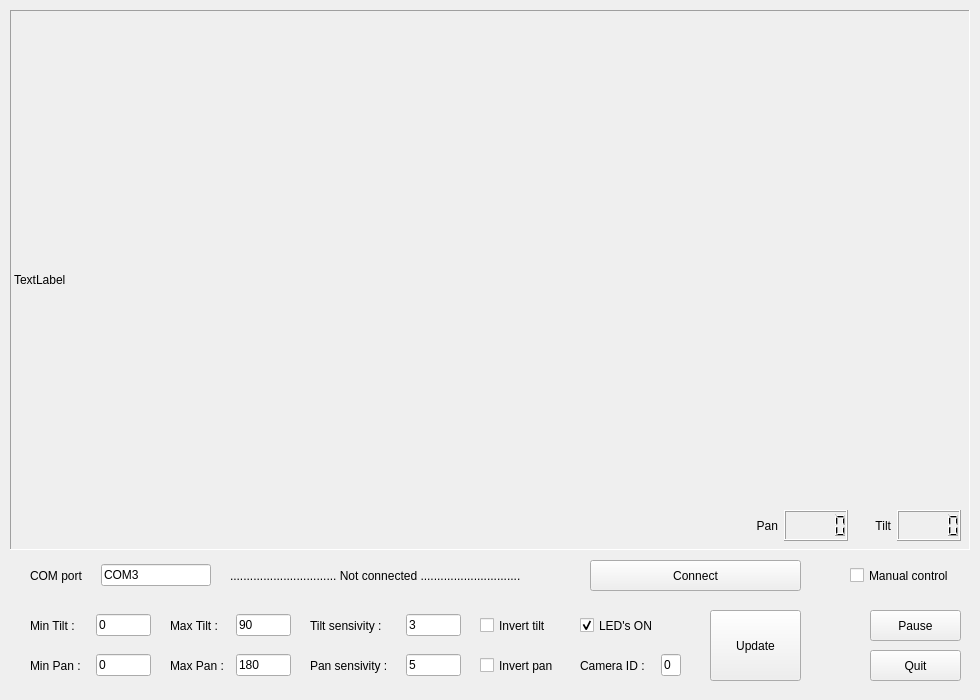
<?xml version="1.0" encoding="UTF-8"?>
<ui version="4.0">
 <class>Form</class>
 <widget class="QWidget" name="Form">
  <property name="geometry">
   <rect>
    <x>0</x>
    <y>0</y>
    <width>980</width>
    <height>700</height>
   </rect>
  </property>
  <property name="minimumSize">
   <size>
    <width>980</width>
    <height>700</height>
   </size>
  </property>
  <property name="windowTitle">
   <string>Form</string>
  </property>
  <widget class="QLabel" name="label">
   <property name="geometry">
    <rect>
     <x>10</x>
     <y>10</y>
     <width>960</width>
     <height>540</height>
    </rect>
   </property>
   <property name="minimumSize">
    <size>
     <width>960</width>
     <height>540</height>
    </size>
   </property>
   <property name="maximumSize">
    <size>
     <width>960</width>
     <height>540</height>
    </size>
   </property>
   <property name="mouseTracking">
    <bool>true</bool>
   </property>
   <property name="frameShape">
    <enum>QFrame::Panel</enum>
   </property>
   <property name="frameShadow">
    <enum>QFrame::Sunken</enum>
   </property>
   <property name="text">
    <string>TextLabel</string>
   </property>
  </widget>
  <widget class="QCheckBox" name="Manual_checkbox">
   <property name="geometry">
    <rect>
     <x>850</x>
     <y>560</y>
     <width>121</width>
     <height>31</height>
    </rect>
   </property>
   <property name="text">
    <string>Manual control</string>
   </property>
  </widget>
  <widget class="QWidget" name="horizontalLayoutWidget">
   <property name="geometry">
    <rect>
     <x>740</x>
     <y>510</y>
     <width>221</width>
     <height>31</height>
    </rect>
   </property>
   <layout class="QHBoxLayout" name="horizontalLayout">
    <item>
     <widget class="QLabel" name="label_2">
      <property name="autoFillBackground">
       <bool>false</bool>
      </property>
      <property name="frameShape">
       <enum>QFrame::NoFrame</enum>
      </property>
      <property name="lineWidth">
       <number>1</number>
      </property>
      <property name="text">
       <string>Pan</string>
      </property>
      <property name="textFormat">
       <enum>Qt::AutoText</enum>
      </property>
      <property name="alignment">
       <set>Qt::AlignRight|Qt::AlignTrailing|Qt::AlignVCenter</set>
      </property>
     </widget>
    </item>
    <item>
     <widget class="QLCDNumber" name="Pan_LCD"/>
    </item>
    <item>
     <widget class="QLabel" name="label_3">
      <property name="text">
       <string>Tilt</string>
      </property>
      <property name="alignment">
       <set>Qt::AlignRight|Qt::AlignTrailing|Qt::AlignVCenter</set>
      </property>
     </widget>
    </item>
    <item>
     <widget class="QLCDNumber" name="Tilt_LCD"/>
    </item>
   </layout>
  </widget>
  <widget class="QWidget" name="horizontalLayoutWidget_2">
   <property name="geometry">
    <rect>
     <x>30</x>
     <y>560</y>
     <width>181</width>
     <height>31</height>
    </rect>
   </property>
   <layout class="QHBoxLayout" name="horizontalLayout_2">
    <item>
     <widget class="QLabel" name="label_4">
      <property name="text">
       <string>COM port</string>
      </property>
     </widget>
    </item>
    <item>
     <widget class="QLineEdit" name="COMlineEdit">
      <property name="maximumSize">
       <size>
        <width>110</width>
        <height>16777215</height>
       </size>
      </property>
      <property name="text">
       <string>COM3</string>
      </property>
     </widget>
    </item>
   </layout>
  </widget>
  <widget class="QWidget" name="horizontalLayoutWidget_3">
   <property name="geometry">
    <rect>
     <x>30</x>
     <y>610</y>
     <width>121</width>
     <height>31</height>
    </rect>
   </property>
   <layout class="QHBoxLayout" name="horizontalLayout_3">
    <item>
     <widget class="QLabel" name="label_5">
      <property name="text">
       <string>Min Tilt :</string>
      </property>
     </widget>
    </item>
    <item>
     <widget class="QLineEdit" name="MinTiltlineEdit">
      <property name="maximumSize">
       <size>
        <width>55</width>
        <height>16777215</height>
       </size>
      </property>
      <property name="text">
       <string>0</string>
      </property>
     </widget>
    </item>
   </layout>
  </widget>
  <widget class="QWidget" name="horizontalLayoutWidget_4">
   <property name="geometry">
    <rect>
     <x>170</x>
     <y>610</y>
     <width>121</width>
     <height>31</height>
    </rect>
   </property>
   <layout class="QHBoxLayout" name="horizontalLayout_4">
    <item>
     <widget class="QLabel" name="label_6">
      <property name="text">
       <string>Max Tilt :</string>
      </property>
     </widget>
    </item>
    <item>
     <widget class="QLineEdit" name="MaxTiltlineEdit">
      <property name="maximumSize">
       <size>
        <width>55</width>
        <height>16777215</height>
       </size>
      </property>
      <property name="text">
       <string>90</string>
      </property>
     </widget>
    </item>
   </layout>
  </widget>
  <widget class="QWidget" name="horizontalLayoutWidget_5">
   <property name="geometry">
    <rect>
     <x>30</x>
     <y>650</y>
     <width>121</width>
     <height>31</height>
    </rect>
   </property>
   <layout class="QHBoxLayout" name="horizontalLayout_5">
    <item>
     <widget class="QLabel" name="label_7">
      <property name="text">
       <string>Min Pan :</string>
      </property>
     </widget>
    </item>
    <item>
     <widget class="QLineEdit" name="MinPanlineEdit">
      <property name="maximumSize">
       <size>
        <width>55</width>
        <height>16777215</height>
       </size>
      </property>
      <property name="text">
       <string>0</string>
      </property>
     </widget>
    </item>
   </layout>
  </widget>
  <widget class="QWidget" name="horizontalLayoutWidget_6">
   <property name="geometry">
    <rect>
     <x>170</x>
     <y>650</y>
     <width>121</width>
     <height>31</height>
    </rect>
   </property>
   <layout class="QHBoxLayout" name="horizontalLayout_6">
    <item>
     <widget class="QLabel" name="label_8">
      <property name="text">
       <string>Max Pan :</string>
      </property>
     </widget>
    </item>
    <item>
     <widget class="QLineEdit" name="MaxPanlineEdit">
      <property name="maximumSize">
       <size>
        <width>55</width>
        <height>16777215</height>
       </size>
      </property>
      <property name="text">
       <string>180</string>
      </property>
     </widget>
    </item>
   </layout>
  </widget>
  <widget class="QPushButton" name="QuitButton">
   <property name="geometry">
    <rect>
     <x>870</x>
     <y>650</y>
     <width>91</width>
     <height>31</height>
    </rect>
   </property>
   <property name="text">
    <string>Quit</string>
   </property>
  </widget>
  <widget class="QPushButton" name="PauseButton">
   <property name="geometry">
    <rect>
     <x>870</x>
     <y>610</y>
     <width>91</width>
     <height>31</height>
    </rect>
   </property>
   <property name="text">
    <string>Pause</string>
   </property>
  </widget>
  <widget class="QPushButton" name="ConnectButton">
   <property name="geometry">
    <rect>
     <x>590</x>
     <y>560</y>
     <width>211</width>
     <height>31</height>
    </rect>
   </property>
   <property name="text">
    <string>Connect</string>
   </property>
  </widget>
  <widget class="QPushButton" name="UpdateButton">
   <property name="geometry">
    <rect>
     <x>710</x>
     <y>610</y>
     <width>91</width>
     <height>71</height>
    </rect>
   </property>
   <property name="text">
    <string>Update</string>
   </property>
  </widget>
  <widget class="QLabel" name="COMConnectLabel">
   <property name="geometry">
    <rect>
     <x>230</x>
     <y>560</y>
     <width>351</width>
     <height>31</height>
    </rect>
   </property>
   <property name="text">
    <string>................................ Not connected ..............................</string>
   </property>
  </widget>
  <widget class="QCheckBox" name="InvertTilt_checkbox">
   <property name="geometry">
    <rect>
     <x>480</x>
     <y>610</y>
     <width>81</width>
     <height>31</height>
    </rect>
   </property>
   <property name="text">
    <string>Invert tilt</string>
   </property>
  </widget>
  <widget class="QCheckBox" name="InvertPan_checkbox">
   <property name="geometry">
    <rect>
     <x>480</x>
     <y>650</y>
     <width>81</width>
     <height>31</height>
    </rect>
   </property>
   <property name="text">
    <string>Invert pan</string>
   </property>
  </widget>
  <widget class="QWidget" name="horizontalLayoutWidget_7">
   <property name="geometry">
    <rect>
     <x>310</x>
     <y>610</y>
     <width>151</width>
     <height>31</height>
    </rect>
   </property>
   <layout class="QHBoxLayout" name="horizontalLayout_7">
    <item>
     <widget class="QLabel" name="label_9">
      <property name="text">
       <string>Tilt sensivity :</string>
      </property>
      <property name="textFormat">
       <enum>Qt::PlainText</enum>
      </property>
     </widget>
    </item>
    <item>
     <widget class="QLineEdit" name="TiltSensivityEdit">
      <property name="maximumSize">
       <size>
        <width>55</width>
        <height>16777215</height>
       </size>
      </property>
      <property name="text">
       <string>3</string>
      </property>
     </widget>
    </item>
   </layout>
  </widget>
  <widget class="QWidget" name="horizontalLayoutWidget_8">
   <property name="geometry">
    <rect>
     <x>310</x>
     <y>650</y>
     <width>151</width>
     <height>31</height>
    </rect>
   </property>
   <layout class="QHBoxLayout" name="horizontalLayout_8">
    <item>
     <widget class="QLabel" name="label_10">
      <property name="text">
       <string>Pan sensivity :</string>
      </property>
     </widget>
    </item>
    <item>
     <widget class="QLineEdit" name="PanSensivityEdit">
      <property name="maximumSize">
       <size>
        <width>55</width>
        <height>16777215</height>
       </size>
      </property>
      <property name="text">
       <string>5</string>
      </property>
     </widget>
    </item>
   </layout>
  </widget>
  <widget class="QCheckBox" name="LED_checkbox">
   <property name="geometry">
    <rect>
     <x>580</x>
     <y>610</y>
     <width>91</width>
     <height>31</height>
    </rect>
   </property>
   <property name="text">
    <string>LED's ON</string>
   </property>
   <property name="checked">
    <bool>true</bool>
   </property>
  </widget>
  <widget class="QWidget" name="horizontalLayoutWidget_9">
   <property name="geometry">
    <rect>
     <x>580</x>
     <y>650</y>
     <width>101</width>
     <height>31</height>
    </rect>
   </property>
   <layout class="QHBoxLayout" name="horizontalLayout_9">
    <item>
     <widget class="QLabel" name="label_11">
      <property name="text">
       <string>Camera ID :</string>
      </property>
      <property name="textFormat">
       <enum>Qt::PlainText</enum>
      </property>
     </widget>
    </item>
    <item>
     <widget class="QLineEdit" name="CameraIDEdit">
      <property name="maximumSize">
       <size>
        <width>20</width>
        <height>16777215</height>
       </size>
      </property>
      <property name="text">
       <string>0</string>
      </property>
     </widget>
    </item>
   </layout>
  </widget>
 </widget>
 <resources/>
 <connections/>
</ui>
